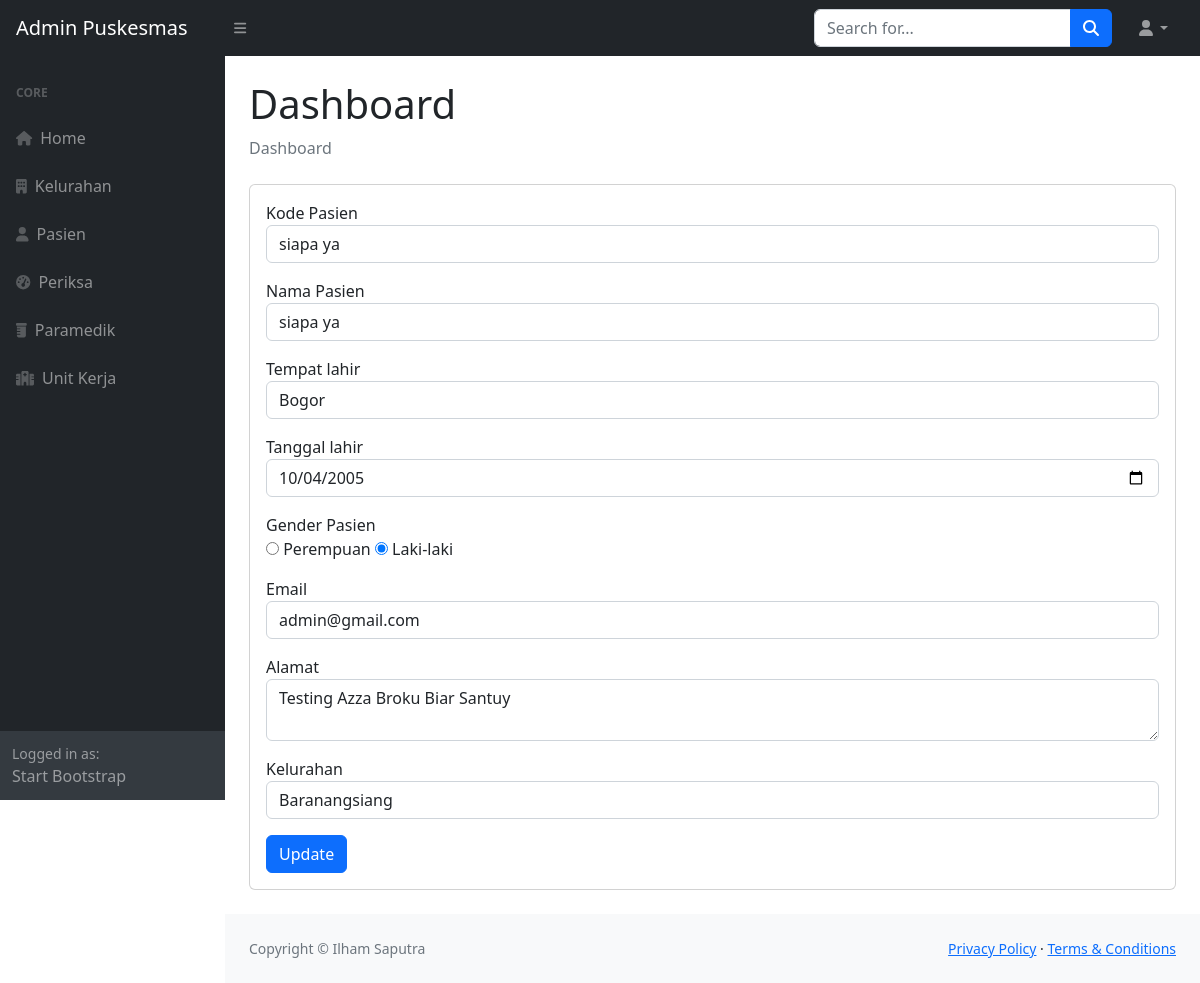
Screenshot of /admin/pasiendb/editdata.php?id=5 with the database file from the repository.
### tables this page shows
CREATE TABLE `pasien` (
  `id` int(11) NOT NULL,
  `kode` varchar(10) NOT NULL,
  `nama` varchar(45) NOT NULL,
  `tmp_lahir` varchar(30) NOT NULL,
  `tgl_lahir` date NOT NULL,
  `gender` char(1) NOT NULL,
  `email` varchar(50) NOT NULL,
  `alamat` varchar(100) NOT NULL,
  `kelurahan_id` int(11) NOT NULL
);

### admin/pasiendb/editdata.php (the view, shortened to what this page needs)
<!DOCTYPE html>
<html lang="en">
<?php require_once('../koneksi.php') ?>
<?php include_once('../models/meta.php') ?>
<body class="sb-nav-fixed">
    <?php include_once('../models/header.php') ?>
    <div id="layoutSidenav">
        <div id="layoutSidenav_nav">
            <?php include_once('../models/sidebar.php') ?>
        </div>
        <div id="layoutSidenav_content">
            <main>
                <div class="container-fluid px-4">
                    <h1 class="mt-4">Dashboard</h1>
                    <ol class="breadcrumb mb-4">
                        <li class="breadcrumb-item active">Dashboard</li>
                    </ol>
                    <div class="card mb-4">
                        <div class="card-body">
                            <form action="" method="post" class="form custom-form">
                                <?php
                                if (isset($_GET['id'])) {
                                    $sql = "SELECT * FROM pasien WHERE id = :id";
                                    $stmt = $dbh->prepare($sql);
                                    $stmt->bindParam(':id', $_GET['id']);
                                    $stmt->execute();
                                    $data = $stmt->fetch();
                                }
                                ?>
                                <div class="form-group">
                                    <label for="kode">Kode Pasien</label>
                                    <input type="text" class="form-control" id="kode" name="kode" value="<?= $data['nama'] ?>" required>
                                </div>
                                <div class="form-group mt-3">
                                    <label for="nama">Nama Pasien</label>
                                    <input type="text" class="form-control" id="nama" name="nama" required value="<?= $data['nama'] ?>">
                                </div>
                                <div class="form-group mt-3">
                                    <label for="tmp_lahir">Tempat lahir</label>
                                    <input type="text" class="form-control" id="tmp_lahir" name="tmp_lahir" value="<?= $data['tmp_lahir'] ?>" required>
                                </div>
                                <div class="form-group mt-3">
                                    <label for="tgl_lahir">Tanggal lahir</label>
                                    <input type="date" class="form-control" id="tgl_lahir" name="tgl_lahir" value="<?= $data['tgl_lahir'] ?>" required>
                                </div>
                                <div class="form-group mt-3">
                                    <label for="gender">Gender Pasien</label><br>
                                    <input type="radio" id="genderPR" name="gender" <?= $data['gender'] == 0 ? "checked" : "" ?> value="0">
                                    <label for="genderPR">Perempuan</label>
                                    <input type="radio" id="genderLK" name="gender" <?= $data['gender'] == 1 ? "checked" : "" ?> value="1">
                                    <label for="genderLK">Laki-laki</label>
                                </div>
                                <div class="form-group mt-3">
                                    <label for="email">Email</label>
                                    <input type="email" class="form-control" id="email" name="email" value="<?= $data['email'] ?>" required>
                                </div>
                                <div class="form-group mt-3">
                                    <label for="alamat">Alamat</label>
                                    <textarea class="form-control" id="alamat" name="alamat" value="<?= $data['alamat'] ?>" required><?= $data['alamat'] ?></textarea>
                                </div>
                                <div class="form-group mt-3">
                                    <label for="kelurahan_id">Kelurahan</label>
                                    <select name="kelurahan_id" class="form-control" id="kelurahan_id">
                                        <?php
                                        $sql = "SELECT * FROM kelurahan";
                                        $stmt = $dbh->prepare($sql);
                                        $stmt->execute();
                                        $result = $stmt->fetchAll();
                                        foreach ($result as $kel) {
                                            $selected = $kel['id'] == $data['kelurahan_id'] ? "selected" : "";
                                            echo "<option value='$kel[id]' $selected>$kel[nama]</option>";
                                        }
                                        ?>
                                    </select>
                                </div>
                                <button class="btn btn-primary mt-3" type="submit">Update</button>
                            </form>
                        </div>
                    </div>
                </div>
            </main>
            <?php include_once('../models/footer.php') ?>
        </div>
    </div>
</body>
</html>

### rows the page displays
pasien: kode "siapa ya", nama "siapa ya", tmp_lahir "Bogor", tgl_lahir "10/04/2005", gender "☐ Perempuan", gender "☑ Laki-laki", email "admin@gmail.com", alamat "Testing Azza Broku Biar Santuy"

### other values shown
form field kelurahan_id "Baranangsiang"
